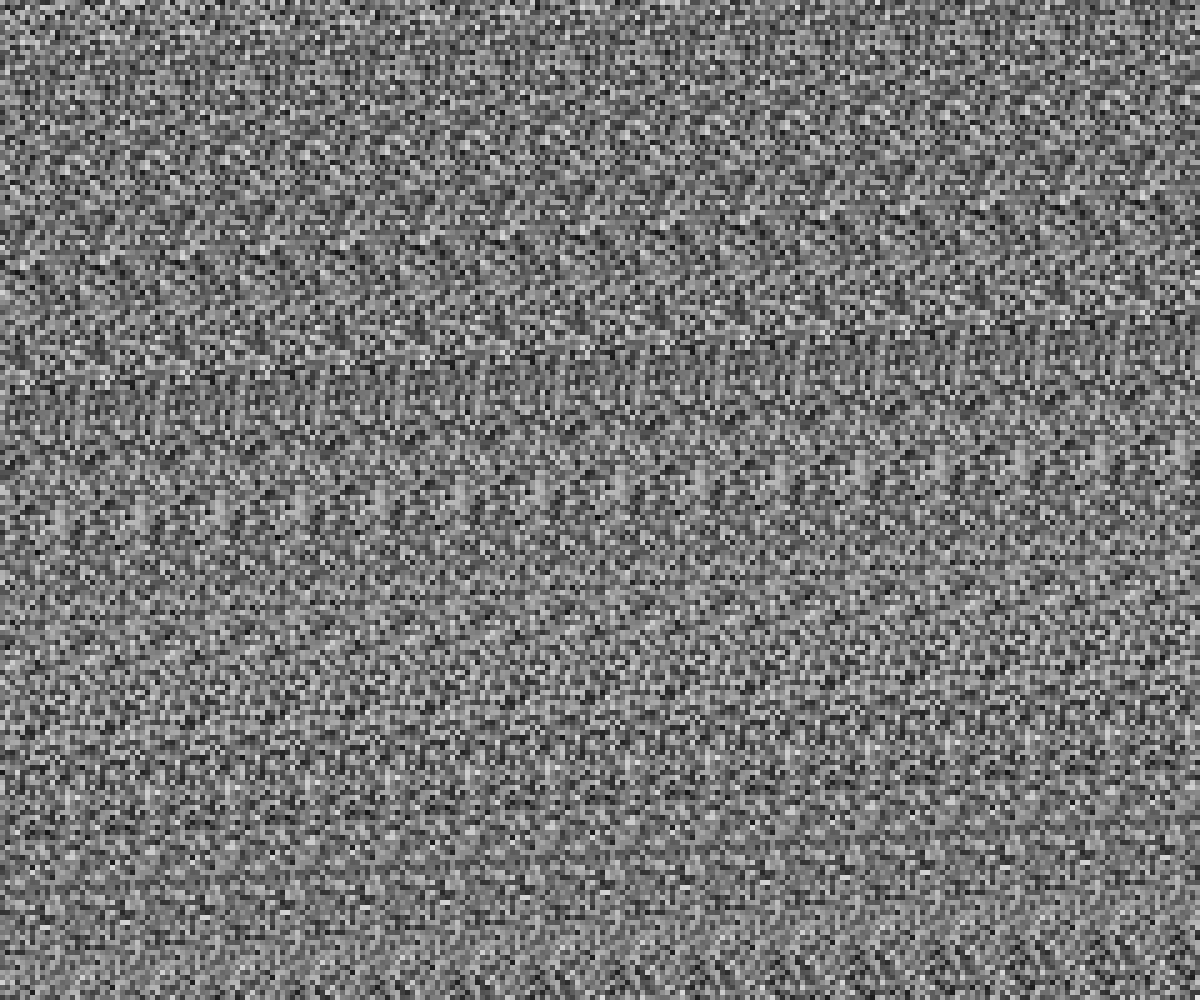
Frame 1 (no input)
Frame 2 (the mouse pressed at the canvas centre, redrawn once): identical to frame 1, image omitted

The p5.js sketch that drew this single still picture (run headless with seeded random() and noise() and a simulated clock; the mouse was pressed at the canvas centre and the sketch redrawn once):

// p5.js sketch
// ── sketch.js
const size = 5;

function setup() {
    createCanvas(windowWidth, windowHeight);
    noStroke();
    noLoop();
}

function draw() {
    for (let x = 0; x < width; x += size) {
        for (let y = 0; y < height; y += size) {
            fill(map(noise(x, y), 0, 1, 0, 255));
            rect(x, y, size, size);
        }
    }
}
